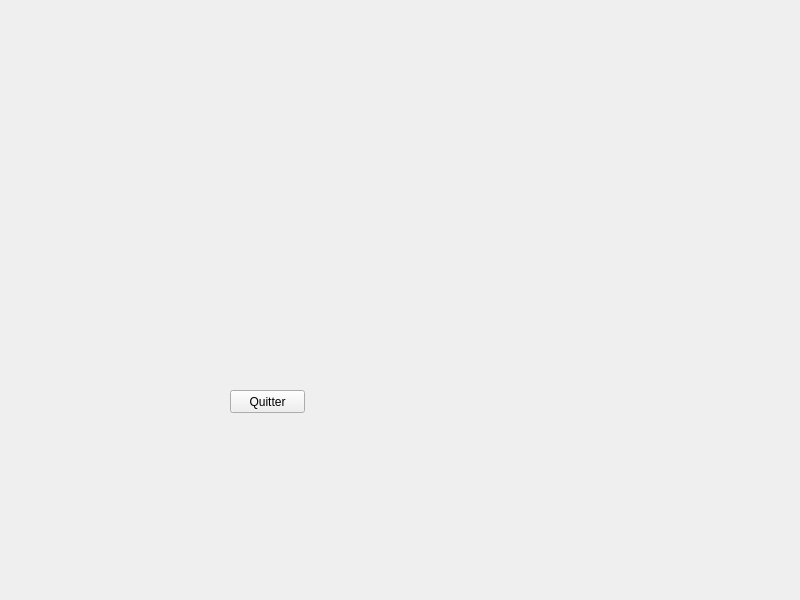
<?xml version="1.0" encoding="UTF-8"?>
<ui version="4.0">
 <class>GestionnaireCasier</class>
 <widget class="QWidget" name="GestionnaireCasier">
  <property name="geometry">
   <rect>
    <x>0</x>
    <y>0</y>
    <width>800</width>
    <height>600</height>
   </rect>
  </property>
  <property name="windowTitle">
   <string>GestionnaireCasier</string>
  </property>
  <widget class="QPushButton" name="pushButton">
   <property name="geometry">
    <rect>
     <x>230</x>
     <y>390</y>
     <width>75</width>
     <height>23</height>
    </rect>
   </property>
   <property name="text">
    <string>Quitter</string>
   </property>
  </widget>
 </widget>
 <resources/>
 <connections>
  <connection>
   <sender>pushButton</sender>
   <signal>clicked()</signal>
   <receiver>GestionnaireCasier</receiver>
   <slot>close()</slot>
   <hints>
    <hint type="sourcelabel">
     <x>301</x>
     <y>248</y>
    </hint>
    <hint type="destinationlabel">
     <x>350</x>
     <y>303</y>
    </hint>
   </hints>
  </connection>
 </connections>
</ui>
